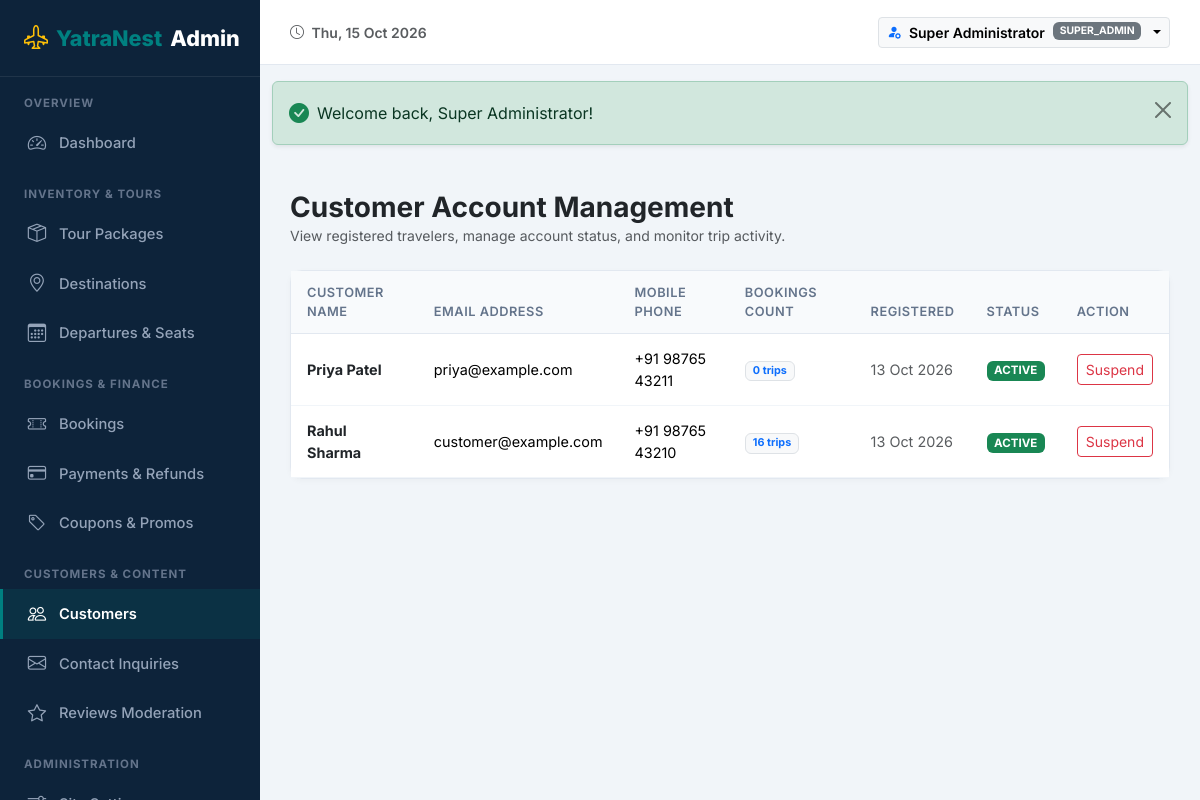
The page /admin/customers (signed in) on the database its author committed.
### tables this page shows
CREATE TABLE `users` (
  `id` int(10) unsigned NOT NULL AUTO_INCREMENT,
  `name` varchar(150) NOT NULL,
  `email` varchar(191) NOT NULL,
  `phone` varchar(25) DEFAULT NULL,
  `password_hash` varchar(255) NOT NULL,
  `status` enum('active','suspended') DEFAULT 'active',
  `avatar` varchar(255) DEFAULT NULL,
  `created_at` timestamp NOT NULL DEFAULT current_timestamp(),
  `updated_at` timestamp NOT NULL DEFAULT current_timestamp() ON UPDATE current_timestamp(),
  PRIMARY KEY (`id`),
  UNIQUE KEY `email` (`email`),
  KEY `idx_users_email` (`email`),
  KEY `idx_users_status` (`status`)
);

### app/Core/View.php (called while the page is built, shortened)
<?php
class View {
    private string $viewsPath;
    public function __construct(string $viewsPath) {
        $this->viewsPath = rtrim($viewsPath, '/\\');
    }
    public function render(string $view, array $data = [], ?string $layout = 'main'): void {
        $viewFile = $this->viewsPath . '/' . str_replace('.', '/', $view) . '.php';
        extract($data, EXTR_SKIP);
        require $viewFile;
        $layoutFile = $this->viewsPath . '/layouts/' . $layout . '.php';
        require $layoutFile;
    }
}

### app/Core/App.php (called while the page is built, shortened)
<?php
class App {
    private static ?self $instance = null;
    private array $config = [];
    private string $basePath;
    private Router $router;
    private Auth $auth;
    private View $view;
    public function __construct(string $basePath) {
        self::$instance = $this;
        $this->basePath = rtrim($basePath, '/\\');
        $this->auth = new Auth();
        $this->router = new Router();
        $this->view = new View($this->basePath . '/app/Views');
    }
    public static function getInstance(): self {
        return self::$instance ?? new self(dirname(__DIR__, 2));
    }
    public function getAuth(): Auth {
        return $this->auth;
    }
    public function renderView(string $view, array $data = [], ?string $layout = 'main'): void {
        $this->view->render($view, $data, $layout);
    }
    public function getConfig(string $key, mixed $default = null): mixed {
        $segments = explode('.', $key);
        $file = array_shift($segments);
        $value = $this->config[$file];
        foreach ($segments as $segment) {
            $value = $value[$segment];
        }
        return $value;
    }
    private function loadConfig(): void {
        foreach (['app', 'database', 'mail', 'razorpay'] as $cfg) {
            $path = $this->basePath . '/config/' . $cfg . '.php';
            if (file_exists($path)) {
                $this->config[$cfg] = require $path;
            }
        }
    }
    public function run(): void {
        $request = Request::createFromGlobals();
        $response = new Response();
        try {
            $this->router->dispatch($request, $response);
        } catch (\Throwable $e) {
            Logger::error("Unhandled exception: " . $e->getMessage(), [
                'file' => $e->getFile(),
                'line' => $e->getLine(),
                'trace' => $e->getTraceAsString(),
            ]);
            if (config('app.debug', false)) {
                $response->setStatusCode(500);
                view('front/errors/500', [
                    'title' => 'Server Error',
                    'message' => $e->getMessage(),
                    'trace' => $e->getTraceAsString(),
                    'file' => $e->getFile(),
                    'line' => $e->getLine()
                ]);
            } else {
                $response->setStatusCode(500);
                view('front/errors/500', [
                    'title' => 'Server Error',
                    'message' => 'An unexpected error occurred. Please try again later.'
                ]);
            }
        }
    }
}

### app/Helpers/Helpers.php (called while the page is built, shortened)
<?php
if (!function_exists('app')) {
    function app(): App {
        return App::getInstance();
    }
}
if (!function_exists('config')) {
    function config(string $key, mixed $default = null): mixed {
        return app()->getConfig($key, $default);
    }
}
if (!function_exists('url')) {
    function url(string $path = ''): string {
        $baseUrl = rtrim(config('app.url', 'http://localhost:8000'), '/');
        $path = ltrim($path, '/');
        return $path === '' ? $baseUrl : $baseUrl . '/' . $path;
    }
}
if (!function_exists('e')) {
    function e(?string $value): string {
        return htmlspecialchars((string)($value ?? ''), ENT_QUOTES | ENT_SUBSTITUTE, 'UTF-8');
    }
}
if (!function_exists('auth')) {
    function auth(): Auth {
        return app()->getAuth();
    }
}
if (!function_exists('format_date')) {
    function format_date(?string $date, string $format = 'd M Y'): string {
        try {
            $dt = new \DateTime($date);
            return $dt->format($format);
        } catch (\Exception $e) {
            return $date;
        }
    }
}
if (!function_exists('view')) {
    function view(string $viewPath, array $data = [], ?string $layout = 'main'): void {
        App::getInstance()->renderView($viewPath, $data, $layout);
    }
}

### app/Core/Controller.php (called while the page is built, shortened)
<?php
abstract class Controller {
    protected function render(string $view, array $data = [], ?string $layout = 'main'): void {
        view($view, $data, $layout);
    }
}

### app/Controllers/Admin/CustomerManagementController.php (called while the page is built, shortened)
<?php
class CustomerManagementController extends Controller {
    public function index(Request $request, Response $response): void {
        $db = Database::getConnection();
        $sql = "SELECT u.id, u.name, u.email, u.phone, u.status, u.created_at,
                       COUNT(b.id) AS booking_count
                FROM users u
                JOIN user_roles ur ON u.id = ur.user_id
                JOIN roles r ON ur.role_id = r.id
                LEFT JOIN bookings b ON u.id = b.customer_id
                WHERE r.name = 'customer'
                GROUP BY u.id
                ORDER BY u.id DESC";
        $customers = $db->query($sql)->fetchAll();
        $this->render('admin/customers/index', [
            'title' => 'Customer Management',
            'customers' => $customers
        ], 'admin');
    }
}

### app/Core/Router.php (called while the page is built, shortened)
<?php
class Router {
    private array $routes = [];
    private function addRoute(string $method, string $path, array|callable $handler, array $middleware = []): void {
        $path = '/' . trim($path, '/');
        $pattern = preg_replace('/\{([a-zA-Z0-9_]+)\}/', '(?P<$1>[^/]+)', $path);
        $regex = '#^' . $pattern . '$#';
        $this->routes[] = [
            'method' => strtoupper($method),
            'path' => $path,
            'regex' => $regex,
            'handler' => $handler,
            'middleware' => $middleware,
        ];
    }
    public function dispatch(Request $request, Response $response): mixed {
        $requestMethod = $request->getMethod();
        $requestPath = $request->getPath();
        foreach ($this->routes as $route) {
            if ($route['method'] !== $requestMethod) {
                continue;
            }
            if (preg_match($route['regex'], $requestPath, $matches)) {
                $params = [];
                foreach ($route['middleware'] as $mw) {
                    $mwInstance = is_string($mw) ? new $mw() : $mw;
                    $result = $mwInstance->handle($request, $response);
                }
                $handler = $route['handler'];
                if (is_array($handler) && count($handler) === 2) {
                    [$class, $action] = $handler;
                    $controller = new $class();
                    return call_user_func_array([$controller, $action], array_merge([$request, $response], array_values($params)));
                }
            }
        }
        return null;
    }
}

### public/index.php (called while the page is built, shortened)
<?php
require_once dirname(__DIR__) . '/app/Helpers/Helpers.php';
$app = new App(dirname(__DIR__));
$app->run();

### app/Core/Session.php (called while the page is built, shortened)
<?php
class Session {
    public static function get(string $key, mixed $default = null): mixed {
        return $_SESSION[$key] ?? $default;
    }
    public static function has(string $key): bool {
        return isset($_SESSION[$key]);
    }
}

### app/Core/Auth.php (called while the page is built, shortened)
<?php
class Auth {
    private ?array $currentUser = null;
    public function check(): bool {
        return Session::has('user_id');
    }
    public function id(): ?int {
        return Session::get('user_id');
    }
    public function user(): ?array {
        if ($this->currentUser === null) {
            $db = Database::getConnection();
            $stmt = $db->prepare("
                SELECT u.*, GROUP_CONCAT(r.name) as roles_list
                FROM users u
                LEFT JOIN user_roles ur ON u.id = ur.user_id
                LEFT JOIN roles r ON ur.role_id = r.id
                WHERE u.id = :id AND u.status = 'active'
                GROUP BY u.id
            ");
            $stmt->execute([':id' => $this->id()]);
            $user = $stmt->fetch();
            if ($user) {
                $user['roles'] = !empty($user['roles_list']) ? explode(',', $user['roles_list']) : [];
                $this->currentUser = $user;
            } else {
                $this->logout();
            }
        }
        return $this->currentUser;
    }
    public function hasRole(string ...$roles): bool {
        $user = $this->user();
        if (in_array('super_admin', $user['roles'], true)) {
            return true;
        }
        return false;
    }
    public function isAdmin(): bool {
        return $this->hasRole('super_admin', 'booking_manager', 'content_manager');
    }
}

### app/Middleware/AdminMiddleware.php (called while the page is built, shortened)
<?php
class AdminMiddleware {
    public function handle(Request $request, Response $response): bool {
        if (!auth()->isAdmin()) {
            Session::setFlash('error', 'Access denied. You do not have administrative privileges.');
            $response->redirect('/');
            return false;
        }
        return true;
    }
}

### app/Views/admin/customers/index.php (the view, shortened to what this page needs)
<div class="d-flex justify-content-between align-items-center mb-4">
    <div>
        <h3 class="fw-bold text-dark m-0">Customer Account Management</h3>
        <p class="text-muted small m-0">View registered travelers, manage account status, and monitor trip activity.</p>
    </div>
</div>
<div class="admin-card">
    <div class="table-responsive">
        <table class="table admin-table mb-0 align-middle">
            <thead>
                <tr>
                    <th>Customer Name</th>
                    <th>Email Address</th>
                    <th>Mobile Phone</th>
                    <th>Bookings Count</th>
                    <th>Registered</th>
                    <th>Status</th>
                    <th>Action</th>
                </tr>
            </thead>
            <tbody>
                <?php if (empty($customers)): ?>
                <tr><td colspan="7" class="text-center py-4 text-muted">No customer accounts registered.</td></tr>
                <?php else: ?>
                <?php foreach ($customers as $c): ?>
                <tr>
                    <td>
                        <strong class="text-dark d-block"><?= e($c['name']) ?></strong>
                    </td>
                    <td class="small"><?= e($c['email']) ?></td>
                    <td class="small"><?= e($c['phone'] ?? 'N/A') ?></td>
                    <td>
                        <span class="badge bg-light text-primary border small"><?= (int)($c['booking_count'] ?? 0) ?> trips</span>
                    </td>
                    <td class="small text-muted"><?= format_date($c['created_at'], 'd M Y') ?></td>
                    <td>
                        <span class="badge <?= $c['status'] === 'active' ? 'bg-success' : 'bg-danger' ?>" style="font-size: 0.72rem;">
                            <?= strtoupper($c['status']) ?>
                        </span>
                    </td>
                    <td>
                        <form method="POST" action="<?= url('/admin/customers/toggle-status/' . $c['id']) ?>" class="d-inline">
                            <?php if ($c['status'] === 'active'): ?>
                            <button type="submit" class="btn btn-sm btn-outline-danger" title="Suspend Account" onclick="return confirm('Suspend this customer account?');">
                                Suspend
                            </button>
                            <?php else: ?>
                            <button type="submit" class="btn btn-sm btn-outline-success" title="Activate Account">
                                Activate
                            </button>
                            <?php endif; ?>
                        </form>
                    </td>
                </tr>
                <?php endforeach; ?>
                <?php endif; ?>
            </tbody>
        </table>
    </div>
</div>

### app/Views/partials/admin_navbar.php (shortened to what this page needs)
<?php
$user = auth()->user();
?>
<header class="admin-header">
    <div class="d-flex align-items-center gap-3">
        <span class="fw-semibold text-muted small d-none d-sm-inline">
            <i class="bi bi-clock me-1"></i> <?= date('D, d M Y') ?>
        </span>
    </div>
    <div class="d-flex align-items-center gap-3">
        <div class="dropdown">
            <button class="btn btn-sm btn-light border dropdown-toggle d-flex align-items-center gap-2" type="button" data-bs-toggle="dropdown">
                <i class="bi bi-person-fill-gear text-primary"></i>
                <span class="fw-semibold"><?= e($user['name'] ?? 'Admin') ?></span>
                <span class="badge bg-secondary text-uppercase" style="font-size: 0.65rem;">
                    <?= e($user['roles'][0] ?? 'Admin') ?>
                </span>
            </button>
        </div>
    </div>
</header>

### public/assets/css/admin.css (style rules this page uses)
:root { --admin-sidebar-bg: #0d233a; --admin-sidebar-hover: #17375a; --admin-sidebar-active: #008080; --admin-header-height: 65px; --admin-sidebar-width: 260px; }
body.admin-body { background-color: #f1f5f9; font-family: 'Inter', -apple-system, BlinkMacSystemFont, 'Segoe UI', Roboto, sans-serif; color: #1e293b; }
.admin-header { height: var(--admin-header-height); background-color: #ffffff; border-bottom: 1px solid #e2e8f0; display: flex; align-items: center; justify-content: space-between; padding: 0 30px; position: sticky; top: 0; z-index: 99; }
.admin-card { background: #ffffff; border: 1px solid #e2e8f0; border-radius: 12px; box-shadow: 0 2px 6px rgba(0,0,0,0.03); margin-bottom: 24px; }
.admin-table th { background-color: #f8fafc; font-size: 0.8rem; text-transform: uppercase; letter-spacing: 0.5px; color: #64748b; font-weight: 600; padding: 12px 16px; border-bottom: 1px solid #e2e8f0; }
.admin-table td { padding: 14px 16px; vertical-align: middle; border-bottom: 1px solid #f1f5f9; font-size: 0.9rem; }

### rows shown on the page
users: name "Super Administrator"
users: name "Priya Patel", email "priya@example.com", phone "+91 98765 43211", booking_count "0", created_at "13 Oct 2026", status "ACTIVE", shows "Suspend"
users: name "Rahul Sharma", email "customer@example.com", phone "+91 98765 43210", booking_count "16", created_at "13 Oct 2026", status "ACTIVE", shows "Suspend"

### other values the page prints
$user['roles'][0] "SUPER_ADMIN"
$successMsg "Welcome back, Super Administrator!"
